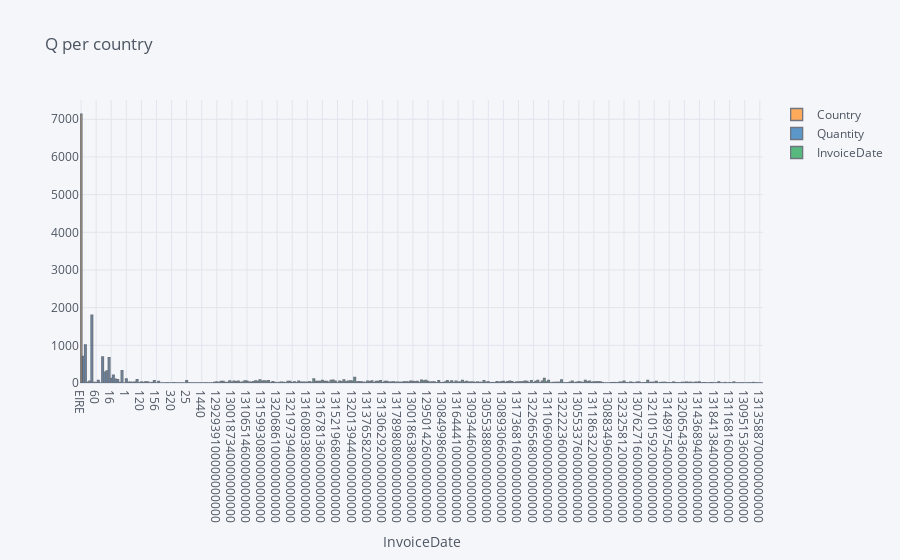

The code cell stored with this chart in its notebook:
### Code cell
data4[data4.Country=="EIRE"].iplot(x='InvoiceDate', y='Quantity',kind='histogram', xTitle='InvoiceDate', title='Q per country')

### Figure 1 — Plotly figure (JSON) as saved in the notebook; plotly's stock layout.template omitted (floating-point values rounded to 4 significant figures; data arrays with more than 128 entries replaced by an {"elided": "..."} marker saying what was removed)
{"data": [{"histfunc": "count", "histnorm": "", "marker": {"color": "rgba(255, 153, 51, 1.0)", "line": {"color": "#4D5663", "width": 1.3}}, "name": "Country", "opacity": 0.8, "orientation": "v", "type": "histogram", "x": {"elided": "7136 str values"}}, {"histfunc": "count", "histnorm": "", "marker": {"color": "rgba(55, 128, 191, 1.0)", "line": {"color": "#4D5663", "width": 1.3}}, "name": "Quantity", "opacity": 0.8, "orientation": "v", "type": "histogram", "x": {"elided": "7136 int values"}}, {"histfunc": "count", "histnorm": "", "marker": {"color": "rgba(50, 171, 96, 1.0)", "line": {"color": "#4D5663", "width": 1.3}}, "name": "InvoiceDate", "opacity": 0.8, "orientation": "v", "type": "histogram", "x": {"elided": "7136 int values"}}], "layout": {"barmode": "overlay", "legend": {"bgcolor": "#F5F6F9", "font": {"color": "#4D5663"}}, "paper_bgcolor": "#F5F6F9", "plot_bgcolor": "#F5F6F9", "title": {"font": {"color": "#4D5663"}, "text": "Q per country"}, "xaxis": {"gridcolor": "#E1E5ED", "showgrid": true, "tickfont": {"color": "#4D5663"}, "title": {"font": {"color": "#4D5663"}, "text": "InvoiceDate"}, "zerolinecolor": "#E1E5ED"}, "yaxis": {"gridcolor": "#E1E5ED", "showgrid": true, "tickfont": {"color": "#4D5663"}, "title": {"font": {"color": "#4D5663"}, "text": ""}, "zerolinecolor": "#E1E5ED"}}}
